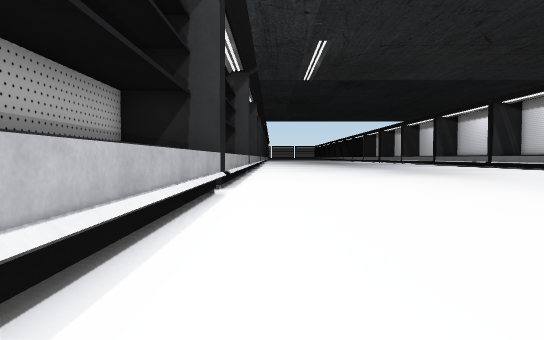
[1] (above)

21 first-person views from a walk through a scene from a Unity 3-D project. The camera is 0.72 m above the floor, tilts 2° down and sees 75° across. Doors are open. The floor is counted in squares, 1 m on a side. Each view is taken from the middle of a square. On the plan, view 1 faces up. The plan holds only what a view shows up to about 11 squares ahead; the rest is blank. The place goes on beyond the plan. The player is left out.

[2]
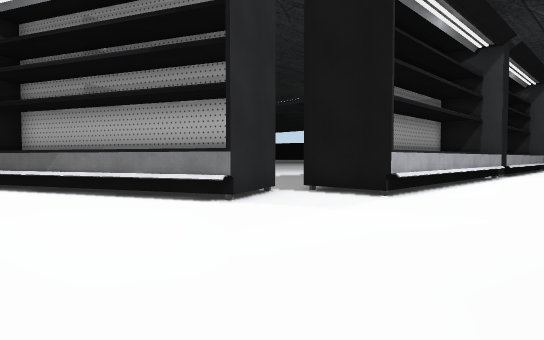

[3]
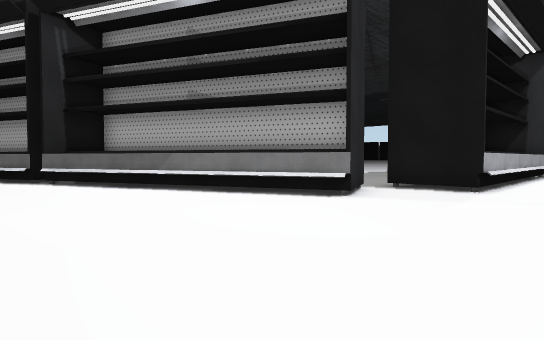

[4]
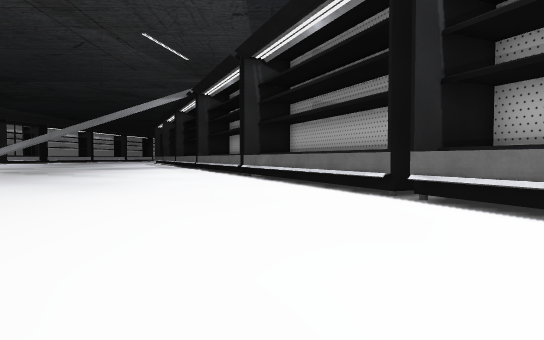

[5]
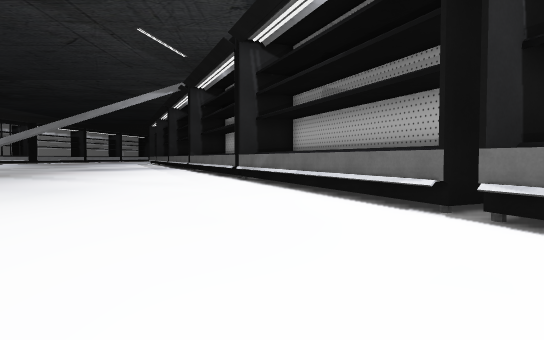

[6]
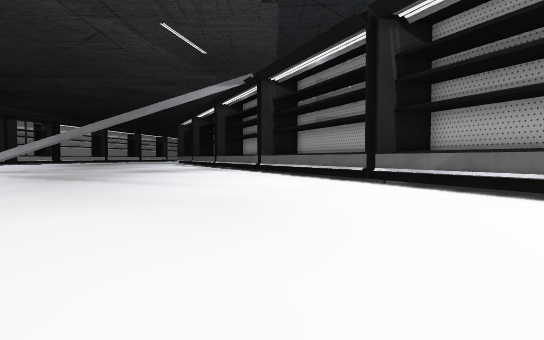

[7]
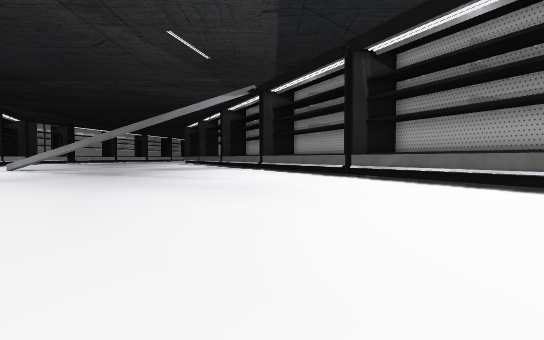

[8]
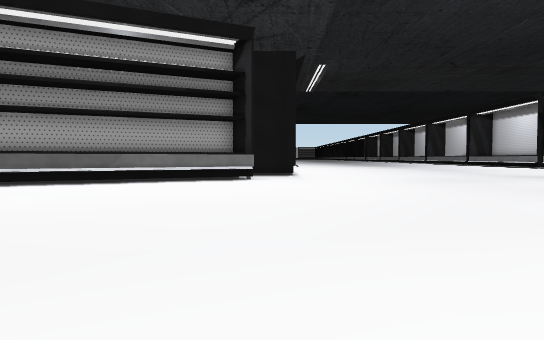

[9]
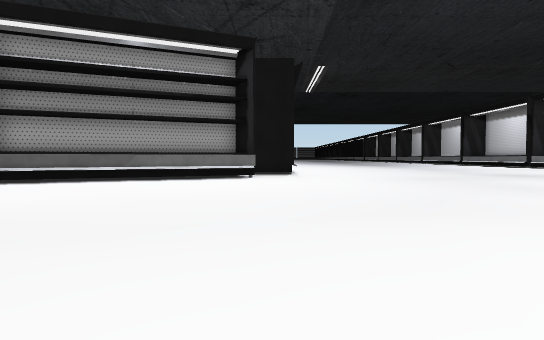

[10]
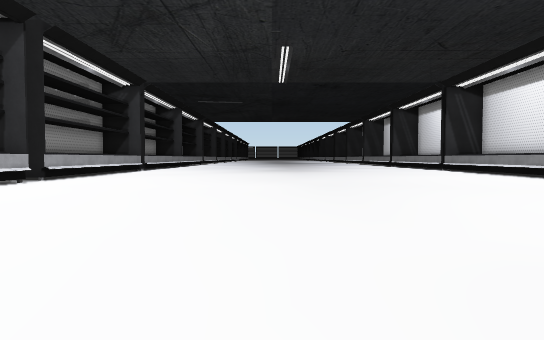

[11]
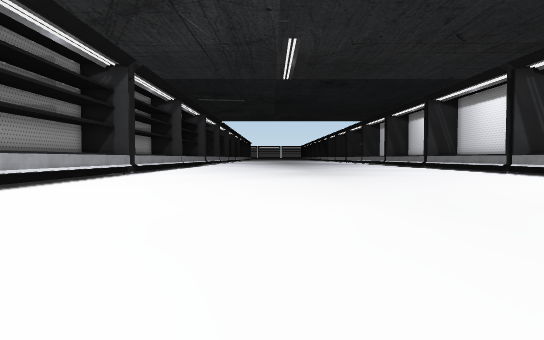

[12]
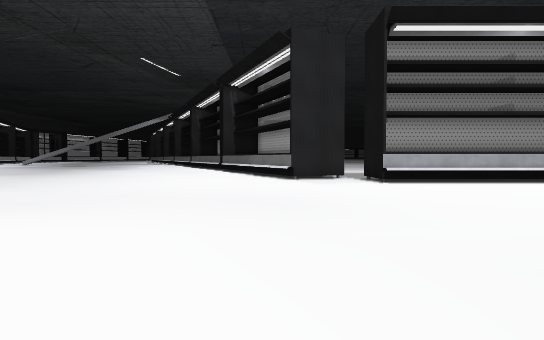

[13]
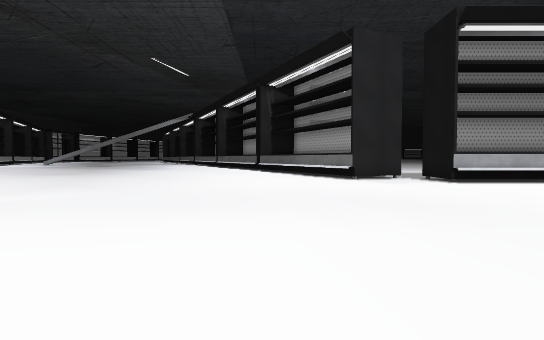

[14]
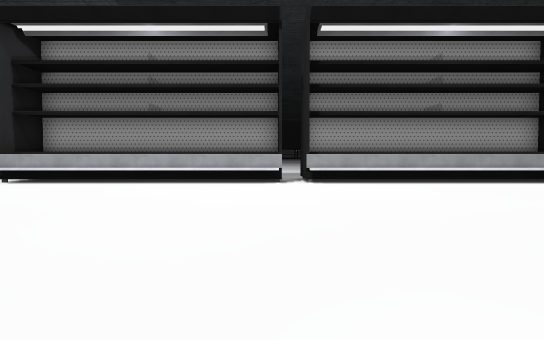

[15]
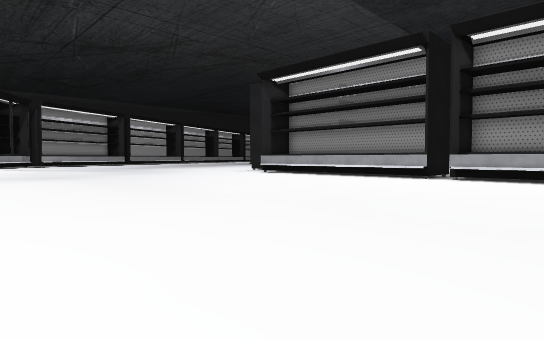

[16]
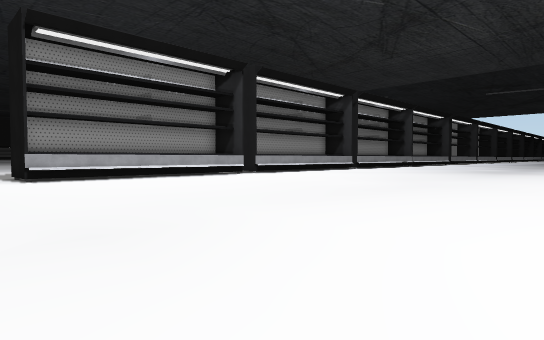

[17]
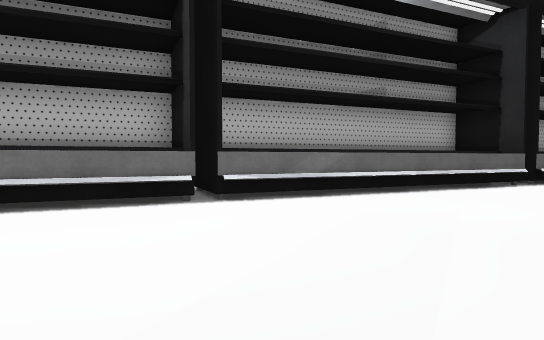

[18]
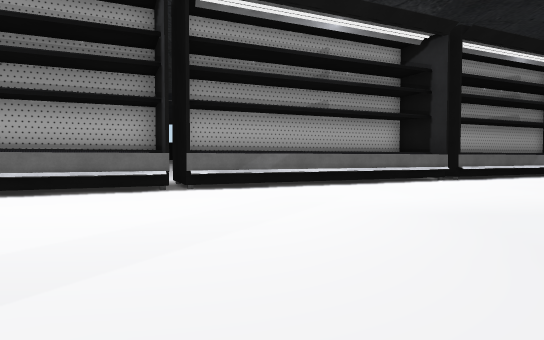

[19]
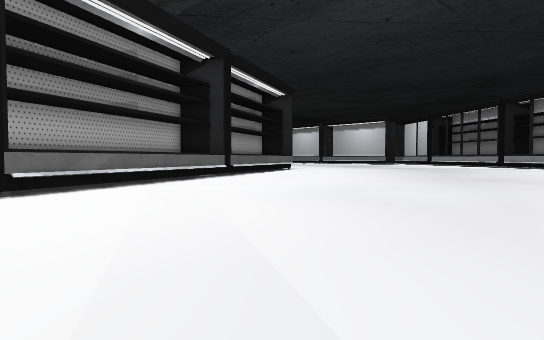

[20]
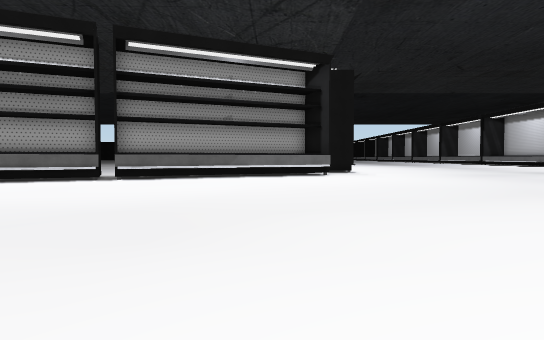

[21]
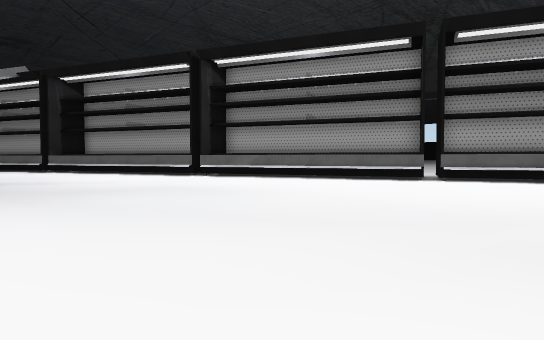

### Floor plan
Points are (right, up) in squares from view 1. A wall is a line through its corners. A room is listed if a view was taken in it or the views show most of it. See-through windows are left out.
Room 1 (views 1, 2, 3, 4, 5, 6, 7, 8, 9, 10, 11, 12, 13, 14, 15, 16, 17, 18, 19, 20, 21)
walls: (-3.4, -1.4) (-2.6, -3.4) (-10, -6.6) (-10.2, -6.3); (-10.8, -6.1) (-10.5, -6.8) (-17.9, -10.1); (-1.1, 7.4) (-1.1, -0.8) (-3.2, -0.8); (-1.1, 12.5) (-1.1, 8); (-18.2, -10.3) (-19.6, -10.9)
ways out: open door at (-19, -10.5); open door at (-16.2, -9.4); open door at (-13.5, -8); open door at (-11.5, -7); open door at (-6.5, -5); open door at (-1, 6)

Where each view was taken, in squares from view 1:
view 1: 0 up, 0 right, facing up
view 2: 7 down, 2 right, facing up-left
view 3: 9 down, 1 right, facing up-left
view 4: 9 down, 4 left, facing left
view 5: 9 down, 6 left, facing left
view 6: 13 down, 8 left, facing left
view 7: 13 down, 5 left, facing left
view 8: 15 down, 2 left, facing up
view 9: 16 down, 2 left, facing up
view 10: 3 down, 6 right, facing up
view 11: 1 up, 5 right, facing up
view 12: 4 down, 9 right, facing left
view 13: 6 down, 9 right, facing left
view 14: 7 up, 9 right, facing left
view 15: 12 up, 11 right, facing down-left
view 16: 3 down, 11 right, facing up-left
view 17: 16 down, 17 left, facing up
view 18: 18 down, 16 left, facing up
view 19: 18 down, 19 left, facing up-right
view 20: 18 down, 5 left, facing up
view 21: 18 down, 6 left, facing up-left
